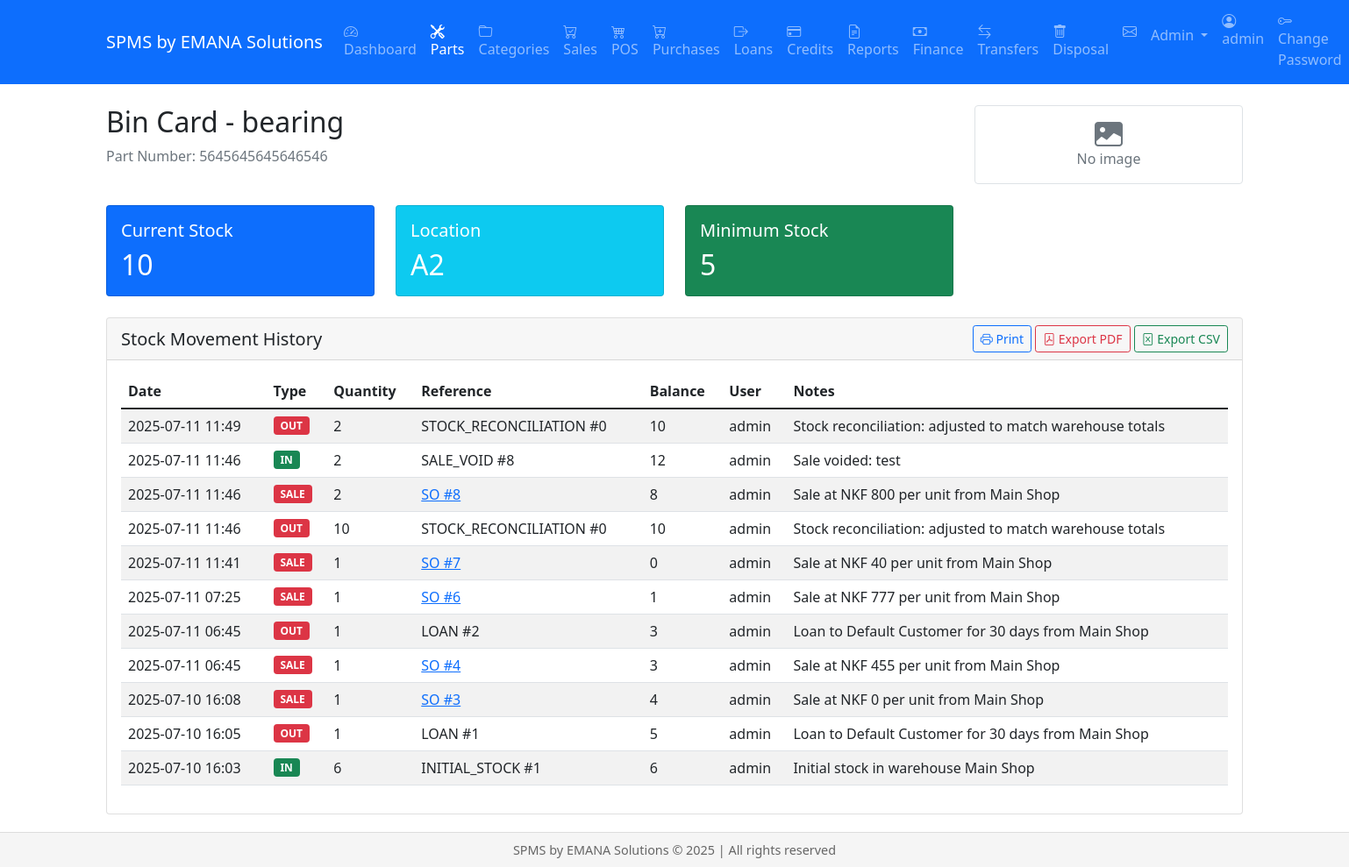
Page /parts/1/bincard (signed in) on the earlier database version.
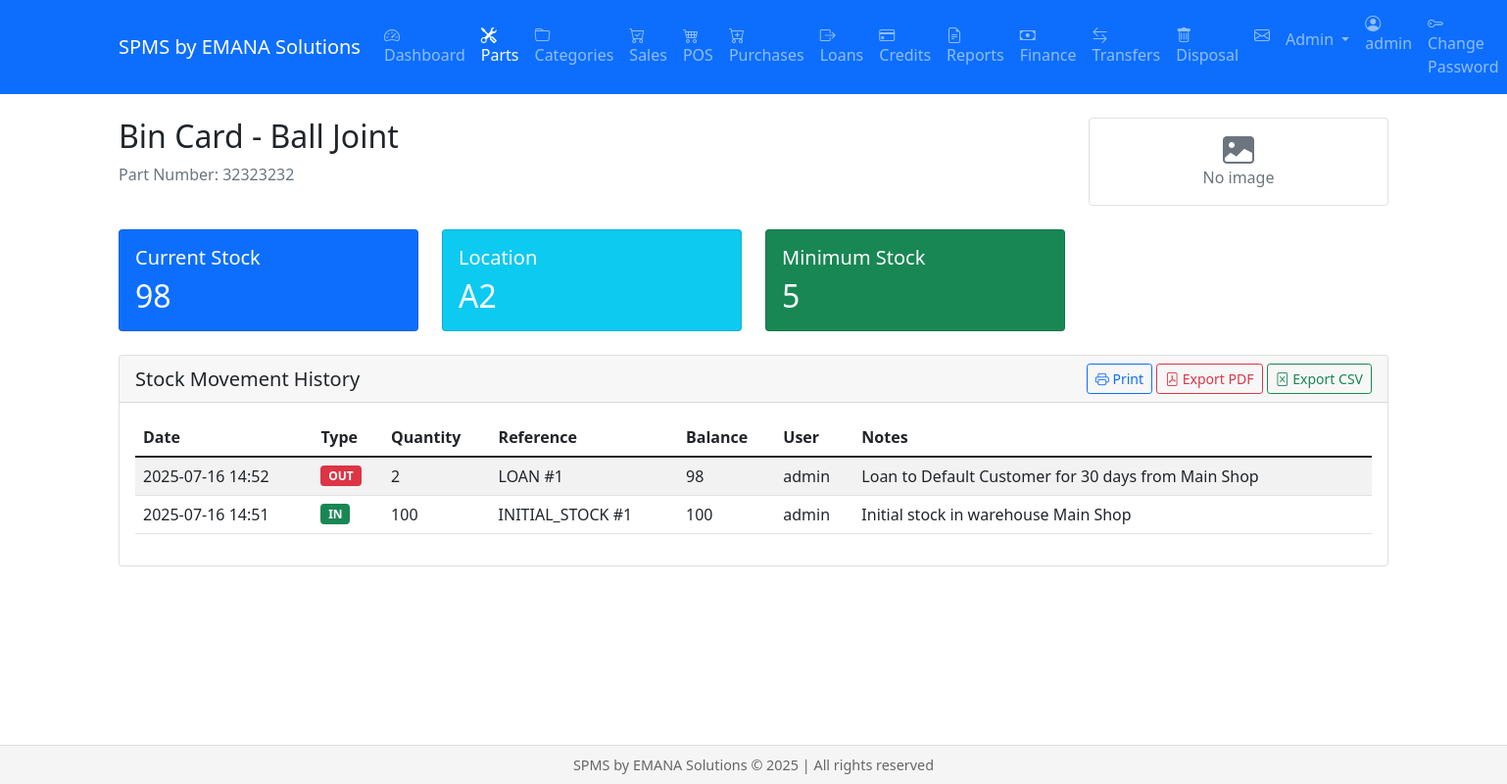
Same page on the later database version.
### models.py (models this page shows, shortened)
class Part(db.Model):
    __tablename__ = 'parts'
    id = db.Column(db.Integer, primary_key=True)
    part_number = db.Column(db.String(100), unique=True, nullable=False)
    name = db.Column(db.String(200), nullable=False)
    description = db.Column(db.Text)
    stock_level = db.Column(db.Integer, default=0)
    cost_price = db.Column(db.Float, default=0.0)
    selling_price = db.Column(db.Float, default=0.0)
    location = db.Column(db.String(100))
    manufacturer = db.Column(db.String(100), nullable=False)
    quality_level = db.Column(db.String(20), nullable=False)
    code = db.Column(db.String(100))
    substitute_part_number = db.Column(db.String(100))  # Changed from make
    min_stock = db.Column(db.Integer, default=0)  # Added minimum stock level
    weight = db.Column(db.Float)
    height = db.Column(db.Float)
    length = db.Column(db.Float)
    width = db.Column(db.Float)
    color = db.Column(db.String(50))
    image_url = db.Column(db.String(255))
    unit = db.Column(db.String(20))  # piece, set, box
    min_price = db.Column(db.Float)
    max_price = db.Column(db.Float)
    cost_price = db.Column(db.Float)  # Average cost price
    category_id = db.Column(db.Integer, db.ForeignKey('category.id'))
    supplier_id = db.Column(db.Integer, db.ForeignKey('supplier.id'))
    warranty_period = db.Column(db.Integer)  # in months
    barcode = db.Column(db.String(100), unique=True)
    created_at = db.Column(db.DateTime, default=datetime.utcnow)
    updated_at = db.Column(db.DateTime, onupdate=datetime.utcnow)
    cost_price_dirham = db.Column(db.Float, default=0.0)

class BinCard(db.Model):
    id = db.Column(db.Integer, primary_key=True)
    date = db.Column(db.DateTime, nullable=False, default=datetime.utcnow)
    part_id = db.Column(db.Integer, db.ForeignKey('parts.id'), nullable=False)  # Changed from 'part.id' to 'parts.id'
    transaction_type = db.Column(db.String(20), nullable=False)  # 'in' or 'out'
    quantity = db.Column(db.Integer, nullable=False)
    reference_type = db.Column(db.String(20), nullable=False)  # 'purchase', 'sale', 'loan', 'return', etc.
    reference_id = db.Column(db.Integer, nullable=False)
    balance = db.Column(db.Integer, nullable=False)
    user_id = db.Column(db.Integer, db.ForeignKey('user.id'), nullable=False)
    notes = db.Column(db.String(200))
    warehouse_id = db.Column(db.Integer, db.ForeignKey('warehouse.id'), nullable=True)  # Fixed table name from 'warehouses' to 'warehouse'
    part = db.relationship('Part',
                         backref=db.backref('bincard_entries', lazy=True),
                         foreign_keys=[part_id],
                         primaryjoin='BinCard.part_id == Part.id')
    user = db.relationship('User',
                         backref=db.backref('bincard_entries', lazy=True),
                         foreign_keys=[user_id],
                         primaryjoin='BinCard.user_id == User.id')
    warehouse = db.relationship('Warehouse',  # Add warehouse relationship
                              backref=db.backref('bincard_entries', lazy=True),
                              foreign_keys=[warehouse_id],
                              primaryjoin='BinCard.warehouse_id == Warehouse.id')

class User(db.Model, UserMixin):
    id = db.Column(db.Integer, primary_key=True)
    username = db.Column(db.String(80), unique=True, nullable=False)
    email = db.Column(db.String(120), unique=True, nullable=False)
    password_hash = db.Column(db.String(256))
    role = db.Column(db.String(20), default='staff')  # admin, manager, staff
    created_at = db.Column(db.DateTime, default=datetime.utcnow)
    active = db.Column(db.Boolean, default=True)  # Renamed from is_active to active
    fs_uniquifier = db.Column(db.String(64), unique=True, nullable=False)
    confirmed_at = db.Column(db.DateTime, nullable=True, default=None)
    roles = db.relationship('Role', secondary=roles_users, backref=db.backref('users', lazy='dynamic'))
    @property
    def is_authenticated(self):
        return True
    @property
    def is_active(self):
        return self.active  # Now returns the active column value

### views/parts.py (the view)
@parts.route('/parts/<int:part_id>/bincard')
@login_required
def view_bincard(part_id):
    part = Part.query.get_or_404(part_id)
    entries = BinCard.query.filter_by(part_id=part_id).order_by(BinCard.date.desc()).all()
    return render_template('parts/bincard.html',
                         part=part,
                         entries=entries)

### templates/parts/bincard.html (shortened to what the changed rows need)
{% extends "base.html" %}
{% block content %}
<div class="container">
    <div class="row mb-4">
        <div class="col-md-9">
            <h2>Bin Card - {{ part.name }}</h2>
            <p class="text-muted">Part Number: {{ part.part_number }}</p>
        </div>
    </div>
    <div class="row mb-4">
        <div class="col-md-3">
            <div class="card bg-primary text-white">
                <div class="card-body">
                    <h5 class="card-title">Current Stock</h5>
                    <h2 class="card-text">{{ part.stock_level }}</h2>
                </div>
            </div>
        </div>
        <div class="col-md-3">
            <div class="card bg-info text-white">
                <div class="card-body">
                    <h5 class="card-title">Location</h5>
                    <h2 class="card-text">{{ part.location }}</h2>
                </div>
            </div>
        </div>
        <div class="col-md-3">
            <div class="card bg-success text-white">
                <div class="card-body">
                    <h5 class="card-title">Minimum Stock</h5>
                    <h2 class="card-text">{{ part.min_stock }}</h2>
                </div>
            </div>
        </div>
    </div>
    <div class="card">
        <div class="card-body">
            <div class="table-responsive">
                <table class="table table-striped table-hover">
                    <thead>
                        <tr>
                            <th>Date</th>
                            <th>Type</th>
                            <th>Quantity</th>
                            <th>Reference</th>
                            <th>Balance</th>
                            <th>User</th>
                            <th>Notes</th>
                        </tr>
                    </thead>
                    <tbody>
                        {% for entry in entries %}
                        <tr>
                            <td>{{ entry.date.strftime('%Y-%m-%d %H:%M') }}</td>
                            <td>
                                {% if entry.transaction_type == 'in' %}
                                    {% if entry.reference_type == 'purchase' %}
                                        <span class="badge bg-success">PURCHASE</span>
                                    {% elif entry.reference_type == 'return_from_customer' %}
                                        <span class="badge bg-info">RETURN IN</span>
                                    {% elif entry.reference_type == 'adjustment' %}
                                        <span class="badge bg-warning">ADJUST IN</span>
                                    {% else %}
                                        <span class="badge bg-success">IN</span>
                                    {% endif %}
                                {% else %}
                                    {% if entry.reference_type == 'sale' %}
                                        <span class="badge bg-danger">SALE</span>
                                    {% elif entry.reference_type == 'return_to_supplier' %}
                                        <span class="badge bg-info">RETURN OUT</span>
                                    {% elif entry.reference_type == 'adjustment' %}
                                        <span class="badge bg-warning">ADJUST OUT</span>
                                    {% else %}
                                        <span class="badge bg-danger">OUT</span>
                                    {% endif %}
                                {% endif %}
                            </td>
                            <td>{{ entry.quantity }}</td>
                            <td>
                                {% if entry.reference_type == 'purchase' %}
                                    <span class="text-primary">PO #{{ entry.reference_id }}</span>
                                {% elif entry.reference_type == 'sale' %}
                                    <a href="{{ url_for('sales.view_sale', sale_id=entry.reference_id) }}">
                                        SO #{{ entry.reference_id }}
                                    </a>
                                {% else %}
                                    {{ entry.reference_type.upper() }} #{{ entry.reference_id }}
                                {% endif %}
                            </td>
                            <td>{{ entry.balance }}</td>
                            <td>{{ entry.user.username }}</td>
                            <td>{{ entry.notes or '' }}</td>
                        </tr>
                        {% else %}
                        <tr>
                            <td colspan="7" class="text-center">No movement history found.</td>
                        </tr>
                        {% endfor %}
                    </tbody>
                </table>
            </div>
        </div>
    </div>
</div>
{% endblock %}

Differences in the rows shown:
removed BinCard: date "2025-07-11 11:49", transaction_type "OUT", quantity "2", reference_type "STOCK_RECONCILIATION", reference_id "0", balance "10", user.username "admin", notes "Stock reconciliation: adjusted to match warehouse totals"
removed BinCard: date "2025-07-11 11:46", transaction_type "IN", quantity "2", reference_type "SALE_VOID", reference_id "8", balance "12", user.username "admin", notes "Sale voided: test"
removed BinCard: date "2025-07-11 11:46", transaction_type "SALE", quantity "2", reference_id "8", balance "8", user.username "admin", notes "Sale at NKF 800 per unit from Main Shop"
removed BinCard: date "2025-07-11 11:46", transaction_type "OUT", quantity "10", reference_type "STOCK_RECONCILIATION", reference_id "0", balance "10", user.username "admin", notes "Stock reconciliation: adjusted to match warehouse totals"
removed BinCard: date "2025-07-11 11:41", transaction_type "SALE", quantity "1", reference_id "7", balance "0", user.username "admin", notes "Sale at NKF 40 per unit from Main Shop"
removed BinCard: date "2025-07-11 07:25", transaction_type "SALE", quantity "1", reference_id "6", balance "1", user.username "admin", notes "Sale at NKF 777 per unit from Main Shop"
removed BinCard: date "2025-07-11 06:45", transaction_type "OUT", quantity "1", reference_type "LOAN", reference_id "2", balance "3", user.username "admin", notes "Loan to Default Customer for 30 days from Main Shop"
removed BinCard: date "2025-07-11 06:45", transaction_type "SALE", quantity "1", reference_id "4", balance "3", user.username "admin", notes "Sale at NKF 455 per unit from Main Shop"
removed BinCard: date "2025-07-10 16:08", transaction_type "SALE", quantity "1", reference_id "3", balance "4", user.username "admin", notes "Sale at NKF 0 per unit from Main Shop"
changed Part: name "bearing" → "Ball Joint"; part_number "5645645645646546" → "32323232"; stock_level "10" → "98"
changed BinCard "LOAN": date "2025-07-10 16:05" → "2025-07-16 14:52"; quantity "1" → "2"; balance "5" → "98"
changed BinCard "INITIAL_STOCK": date "2025-07-10 16:03" → "2025-07-16 14:51"; quantity "6" → "100"; balance "6" → "100"
